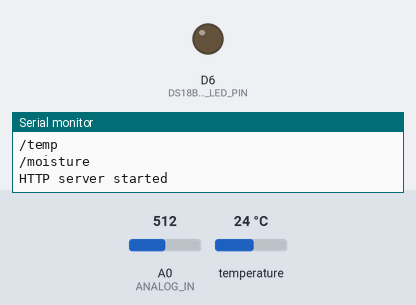
Bench run of a sketch on a simulated ESP8266 (NodeMCU). Parts: output pins drawn as LEDs (lit = HIGH), the last lines printed to the serial monitor. The inputs (shaded band) are chosen by the test bench; at power-on: temperature 24 °C, A0 (ANALOG_IN) = 512. WiFi joins after 1.5 s; servers stay silent unless stated.

Above: at 2.7 s.
2.8 s: temperature set to 19.6 °C
12.2 s: temperature set to 18.4 °C
At 22.7 s:
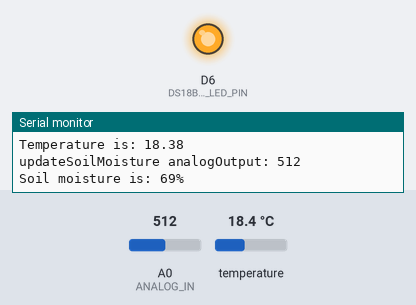
23.0 s: temperature set to 19 °C
At 33.2 s:
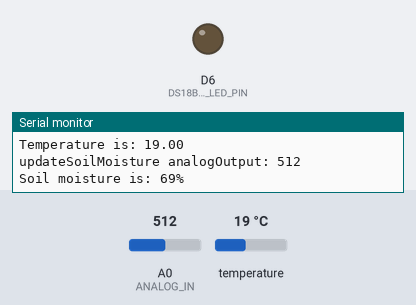
33.7 s: temperature set to 12 °C
At 43.7 s:
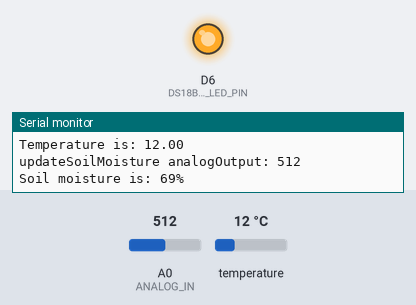
Timing chart, 0 to 45.2 s (numbered marks = the images above; inputs shaded):
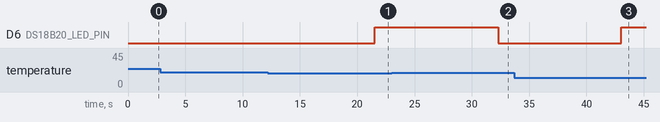

Measured:
- the behaviour switches between 19 and 18.9 °C on temperature (found by bisection; images 0 and 1)
- after the input at 12.2 s, D6 (DS18B20_LED_PIN): LOW → HIGH after 9.3 s
- after the input at 23.0 s, D6 (DS18B20_LED_PIN): HIGH → LOW after 9.3 s
- after the input at 33.7 s, D6 (DS18B20_LED_PIN): LOW → HIGH after 9.4 s

The sketch:

ioTemp.ino
```cpp
#include "WifiEndpoint.h"

#include <Thread.h>
#include <ThreadController.h>

#define LOW_TEMP_THRESHOLD 19

#define CALIBRATION_ANALOG_HIGH_READING 970
#define CALIBRATION_ANALOG_LOW_READING 320


ThreadController threadController = ThreadController();

Thread* tempThread = new Thread();
Thread* soilThread = new Thread();

void setup(void) {
  Serial.begin(115200);

  setupWifi();
  setupDS18B20(LOW_TEMP_THRESHOLD);
  setupSoil(CALIBRATION_ANALOG_HIGH_READING,
            CALIBRATION_ANALOG_LOW_READING);

  tempThread->onRun(runTemp);
  tempThread->setInterval(10000);

  soilThread->onRun(runSoil);
  soilThread->setInterval(10000);

  threadController.add(tempThread);
  threadController.add(soilThread);

}

void loop(void) {
  threadController.run();

  loopWifi();
}
```

WifiEndpoint.h
```cpp
#ifndef WifiEndpoint_h
#define WifiEndpoint_h

struct WifiEndpoint {
  String name;
  void (*callback)(void);
};

#endif
```

soil.ino
```cpp
#define ANALOG_IN A0

int _calibrationAnalogHighReading = 1024;
int _calibrationAnalogLowReading = 0;

int _lastSoilMoisture;

void setupSoil(int calibrationAnalogHighReading,
               int calibrationAnalogLowReadirng) {
  _calibrationAnalogHighReading = calibrationAnalogHighReading;
  _calibrationAnalogLowReading = calibrationAnalogLowReadirng;
}

void runSoil(void) {
  updateSoilMoisture();
  int soilMoisture = getSoilMoisture();
  Serial.print("Soil moisture is: ");
  Serial.print(soilMoisture);
  Serial.println("%");
}

void updateSoilMoisture(void) {
  int analogOutput = analogRead(ANALOG_IN);
  Serial.print("updateSoilMoisture analogOutput: ");
  Serial.println(analogOutput);

  _lastSoilMoisture = map(analogOutput,
                          _calibrationAnalogHighReading, _calibrationAnalogLowReading,
                          0, 100);
}

float getSoilMoisture(void) {
  return _lastSoilMoisture;
}
```

temp.ino
```cpp
#include <OneWire.h>
#include <DallasTemperature.h>

#define ONE_WIRE_DS18B20_BUS D7
#define DS18B20_LED_PIN D6

OneWire oneWireDS18B20(ONE_WIRE_DS18B20_BUS);
DallasTemperature DS18B20(&oneWireDS18B20);

float _lastTemperature;
float _lowTempThreshold = 25;

void setupDS18B20(float lowTempThreshold)
{
  _lowTempThreshold = lowTempThreshold;

  pinMode(DS18B20_LED_PIN, OUTPUT);
  DS18B20.begin();
}

void runTemp(void) {
  Serial.println("Requesting temperatures...");

  updateDS18B20Temperature();
  float temperature = getDS18B20Temperature();
  setDS18B20Led(temperature);

  Serial.print("Temperature is: ");
  Serial.println(temperature);
  Serial.println("");
}

void updateDS18B20Temperature(void) {
  DS18B20.requestTemperatures();
  _lastTemperature = DS18B20.getTempCByIndex(0);
}

float getDS18B20Temperature(void) {
  return _lastTemperature;
}

void setDS18B20Led(int temperature) {
  if (temperature < _lowTempThreshold) {
    digitalWrite(DS18B20_LED_PIN, HIGH);
  } else {
    digitalWrite(DS18B20_LED_PIN, LOW);
  }
}
```

wifi.ino
```cpp
#include "WifiEndpoint.h"

#include <ESP8266WiFi.h>
#include <WiFiClient.h>
#include <ESP8266WebServer.h>
#include <ESP8266mDNS.h>

const char* ssid = "herpderp";
const char* password = "worldwideweb";

ESP8266WebServer server(80);

void setupWifi(){
  WifiEndpoint tempEndpoint = {"temp", handleTemp};
  WifiEndpoint soilEndpoint = {"moisture", handleMoisture};


  WiFi.begin(ssid, password);
  Serial.println("");

  // Wait for connection
  while (WiFi.status() != WL_CONNECTED) {
    delay(500);
    Serial.print(".");
  }
  Serial.println("");
  Serial.print("Connected to ");
  Serial.println(ssid);
  Serial.print("IP address: ");
  Serial.println(WiFi.localIP());

  if (MDNS.begin("esp8266")) {
    Serial.println("MDNS responder started");
  }

  addEndpoint(tempEndpoint);
  addEndpoint(soilEndpoint);

  server.onNotFound(handleNotFound);

  server.begin();
  Serial.println("HTTP server started");
}

void loopWifi(void) {
  server.handleClient();
}

void addEndpoint(WifiEndpoint endpoint) {
  String ep = "/" + endpoint.name;
  Serial.println(ep);
  server.on(ep.c_str(), endpoint.callback);
}

void handleNotFound(){
  String message = "File Not Found\n\n";
  message += "URI: ";
  message += server.uri();
  message += "\nMethod: ";
  message += (server.method() == HTTP_GET)?"GET":"POST";
  message += "\nArguments: ";
  message += server.args();
  message += "\n";
  for (uint8_t i=0; i<server.args(); i++){
    message += " " + server.argName(i) + ": " + server.arg(i) + "\n";
  }
  server.send(404, "text/plain", message);
}

void handleTemp(void) {
  server.send(200, "application/json", "{\"temp\":" + String(getDS18B20Temperature(), 2) + "}");
}

void handleMoisture(void) {
  server.send(200, "application/json", "{\"moisture\":" + String(getSoilMoisture()) + "}");
}
```
